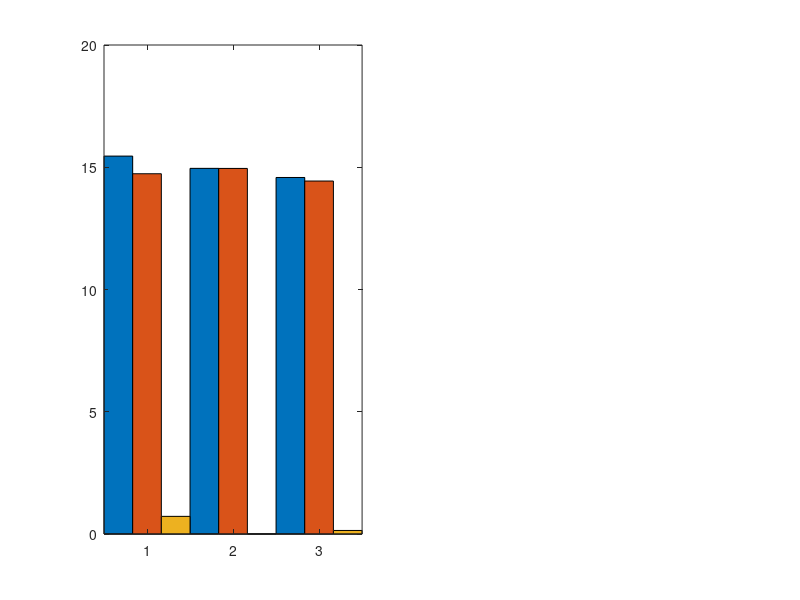

Recreate this plot in MATLAB. (Note: this script raises an error after producing the figure.)
clc;clear;close all;
x = 1:3;
load("ReDate_OFDM_500.mat"); ReDate_500 = MEA_nmse; load("ReDate_OFDM_560.mat"); ReDate_560 = MEA_nmse; load("ReDate_OFDM_600.mat"); ReDate_600 = MEA_nmse;
load("MeDate_OFDM_500.mat"); MeDate_500 = MEA_nmse; load("MeDate_OFDM_560.mat"); MeDate_560 = MEA_nmse; load("MeDate_OFDM_600.mat"); MeDate_600 = MEA_nmse;

load("ReDate_FBMC_500.mat"); ReDate_FBMC_500 = Men; load("ReDate_FBMC_560.mat"); ReDate_FBMC_560 = Men; load("ReDate_FBMC_600.mat"); ReDate_FBMC_600 = Men;
load("MeDate_FBMC_500.mat"); MeDate_FBMC_500 = Men; load("MeDate_FBMC_560.mat"); MeDate_FBMC_560 = Men; load("MeDate_FBMC_600.mat"); MeDate_FBMC_600 = Men;

err_500 = abs(ReDate_500-MeDate_500); err_560 = abs(ReDate_560-MeDate_560); err_600 = abs(ReDate_600-MeDate_600);
err_FBMC_500 = abs(ReDate_FBMC_500-MeDate_FBMC_500); err_FBMC_560 = abs(ReDate_FBMC_560-MeDate_FBMC_560); err_FBMC_600 = abs(ReDate_FBMC_600-MeDate_FBMC_600);

Date_OFDM = [abs(ReDate_500),abs(MeDate_500),err_500;
        abs(ReDate_560),abs(MeDate_560),err_560;
        abs(ReDate_600),abs(MeDate_600),err_600];
Date_FBMC = [abs(ReDate_FBMC_500),abs(MeDate_FBMC_500),err_FBMC_500;
        abs(ReDate_FBMC_560),abs(MeDate_FBMC_560),err_FBMC_560;
        abs(ReDate_FBMC_600),abs(MeDate_FBMC_600),err_FBMC_600];
errdown_OFDM = Date_OFDM/50;
errup_OFDM   = Date_OFDM/50;
errdown_FBMC = Date_FBMC/50;
errup_FBMC   = Date_FBMC/50;
C1 = [180 180 180]./255;
C2 = [255 255 255]./255;
C3 = [255 110 220]./255;
figure('Color',[1 1 1]);
subplot(1,2,1)
GO_OFDM = bar(Date_OFDM,1,'EdgeColor','k');
GO_OFDM(1).FaceColor = C1;
GO_OFDM(2).FaceColor = C2;
GO_OFDM(2).FaceColor = C2;
hold on;
errorbar([1 2 3],Date_OFDM(:,2),errdown_OFDM(:,2),errup_OFDM(:,2),'k','LineStyle','None','LineWidth',0.5);
%errorbar([1.225 2.225 3.225],Date_OFDM(:,3),errdown_OFDM(:,3),errup_OFDM(:,3),'k','LineStyle','None','LineWidth',0.5);
errorbar([0.775 1.775 2.775],Date_OFDM(:,1),errdown_OFDM(:,1),errup_OFDM(:,1),'k','LineStyle','None','LineWidth',0.5);
set(gca,'box','off');
set(gca,'XGrid','off','YGrid','on');
set(gca,'TickDir','out','TickLength',[0.01,0.01],'XMinorTick','off','YMinorTick','off')
set(gca,'Xticklabel',{'500km/h','560km/h','600km/h'});
ylabel('NMSE ($-$dB) ','Interpreter','latex');
legend([GO_OFDM(1),GO_OFDM(2),GO_OFDM(3)],'Real-${\bf R}_{\bf H}$','Measured-${\bf R}_{\bf H}$','Err','FontSize',12,'Fontname','Times new roman ','Interpreter','latex');
title('OFDM');
set(gca,'FontSize',12,'Fontname','Times new roman ');

subplot(1,2,2)
GO_FBMC = bar(Date_FBMC,1,'EdgeColor','k');
GO_FBMC(1).FaceColor = C1;
GO_FBMC(2).FaceColor = C2;
GO_FBMC(2).FaceColor = C2;
hold on;
errorbar([1 2 3],Date_FBMC(:,2),errdown_FBMC(:,2),errup_FBMC(:,2),'k','LineStyle','None','LineWidth',0.5);
%errorbar([1.225 2.225 3.225],Date_FBMC(:,3),errdown_FBMC(:,3),errup_FBMC(:,3),'k','LineStyle','None','LineWidth',0.5);
errorbar([0.775 1.775 2.775],Date_FBMC(:,1),errdown_FBMC(:,1),errup_FBMC(:,1),'k','LineStyle','None','LineWidth',0.5);
set(gca,'box','off');
set(gca,'XGrid','off','YGrid','on');
set(gca,'TickDir','out','TickLength',[0.01,0.01],'XMinorTick','off','YMinorTick','off')
set(gca,'Xticklabel',{'500km/h','560km/h','600km/h'});
ylabel('NMSE ($-$dB)','Interpreter','latex');
legend([GO_FBMC(1),GO_FBMC(2),GO_FBMC(3)],'Real-${\bf R}_{\bf H}$','Measured-${\bf R}_{\bf H}$','Err','FontSize',12,'Fontname','Times new roman ','Interpreter','latex');
title('FBMC');
set(gca,'FontSize',12,'Fontname','Times new roman ');



